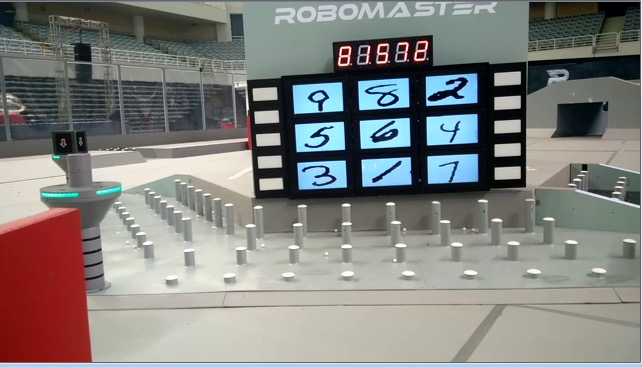
#> input picture test_im/wrong1.jpg, 642 x 367 px
$ python localize.py
#> lines starting #> are read from the running program, lines starting #| are printed output that depends on the picture; after the words box and inside, x2 and y2 are one past the last pixel; in counts of white or black regions, pixels touching at a corner belong together
#> in __init__, self.raw_im is the input picture: shape (367, 642, 3); mean B, G, R 125.7, 128.8, 129.3
### hand.py
import os, cv2, operator
import numpy as np
from mathtools import dist
from othertools import rand_name
from collections import namedtuple
from recognizer import Recognizer
from args import *


class HandRecognizer(Recognizer):
    def raw_im_process(self):
        self.im = cv2.cvtColor(self.raw_im, cv2.COLOR_BGR2GRAY)
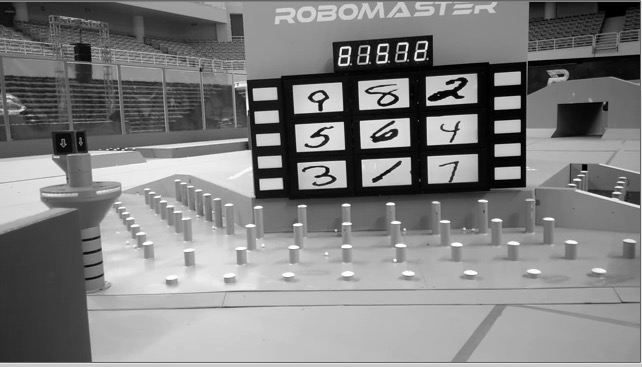
#> self.im: shape (367, 642); min 0, max 255, mean 128.6
        ret, self.im = cv2.threshold(self.im, 150, 255, cv2.THRESH_BINARY)  # 不够白的都变黑
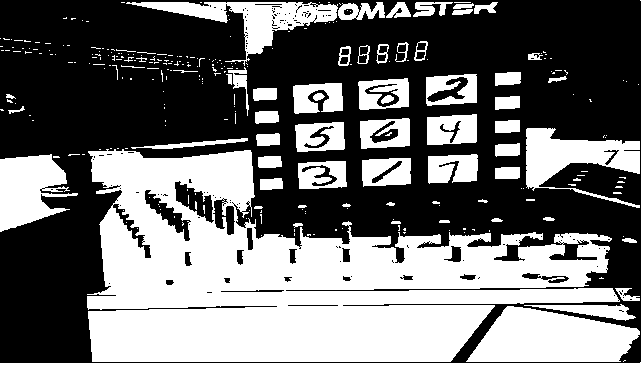
#> self.im: shape (367, 642); 43.7% white; 289 white regions (226 under 20 px)
#> in find_contours, `im, self.contours, hier = cv2.findContours( self.im, cv2.RETR_EXTERNAL..`: self.contours = 271 contours, 223 with area under 20; largest, box (x1, y1, x2, y2) and area: (87, 149, 620, 362) 64887, (466, 306, 640, 362) 6696, (526, 128, 640, 208) 3799, (126, 2, 338, 66) 3784, (0, 154, 78, 232) 3590
        # self._debug(self.im)

    def resume_order(self, arr, ykey, xkey):
        # 恢复现实顺序
        # 0 1 2
        # 3 4 5
        # 6 7 8
        arr.sort(key=ykey)  # 先按y轴排序
        temp = [sorted(arr[i:i + 3], key=xkey)
                for i in range(0, 9, 3)]  # 每三个一组按x轴排序
        return temp[0] + temp[1] + temp[2]

    def filter_contours(self):
        """
        筛选出九个矩形格子
        筛选条件：覆盖矩形不旋转过度，面积够大
        聚集、等大
        最终self.recs里面放的还是minAreaRect的结果
        """
        def legal(rec):
            (cx, cy), (w, h), angle = rec

            if w == 0 or h == 0:
                return False

            directions = (0, 90, 180, 270)

            for d in directions:
                if (abs(abs(angle) - d) < ROTATE_BOUND and d in (90, 270)):
                    w, h = h, w  # todo 一开始试图修改rec造成遗忘，   规定：尽量不要用下标
                    break

            # return abs(w / h - ASPECT_RATIO) < ASPECT_RATIO * PROPORTION
            return (any(abs(abs(angle) - d) < ROTATE_BOUND for d in directions) and
                    abs(w / h - ASPECT_RATIO) < ASPECT_RATIO * PROPORTION and
                    SUDOKU_WIDTH * LOW_THRESHOLD < w < SUDOKU_WIDTH * HIGH_THRESHOLD and
                    SUDOKU_HEIGHT * LOW_THRESHOLD < h < SUDOKU_HEIGHT * HIGH_THRESHOLD)


        self.recs = list(map(cv2.minAreaRect, self.contours))  # array([(cx, cy), (w, h), angle])
#> self.recs = 271 items

        self.recs = list(filter(legal, self.recs))  # 过滤过度旋转的矩形
#> self.recs = 9 items
        self.recs.sort(key=lambda it: it[1][0] * it[1][1], reverse=True)  # 过滤出面积前15大的矩形

        tmp = self.im.copy()
        for (cx, cy), (w, h), angle in self.recs:
            tmp = cv2.circle(tmp, (int(cx), int(cy)), 2, 100)
#> this loop made 9 passes
#> (cx, cy, w, h, angle) on passes 1 to 9: (451.1, 89.34, 51.71, 29.01, -3.58), (383.4, 93.69, 50.53, 28.76, -3.58), (451.5, 129.3, 50.44, 28.46, -2.86), (384.8, 133, 49.92, 28.07, -3.18), (317.6, 97.67, 48.92, 28.42, -3.37), (452.5, 168.4, 50.13, 27.15, -2.49), (319.6, 136.5, 48.43, 27.57, -3.18), (386.1, 171.5, 48.95, 26.79, -2.6), (321.8, 174.5, 47.74, 26.63, -2.49)
#> tmp: shape (367, 642); min 0, max 255, mean 111.3
        self._debug(tmp)

        self.recs = self.recs[:15]

        if len(self.recs) < 9:
            pass  # todo 异常处理

        # 聚集筛选
        dist_sums = []
        for i in range(len(self.recs)):
            dist_sums.append(sum(dist(self.recs[i][0], self.recs[j][0])
                                 for j in range(len(self.recs)) if i != j))
#> this loop made 9 passes
#> after the loop, dist_sums = [799.1, 608, 707.7, 517.1, 782, 782.6, 702.6, 605.9, 779.6]
        self.recs = [tp[0] for tp in sorted(zip(self.recs, dist_sums),
                                            key=lambda it: it[1])[:9]]


    # [84 lines left out: functions choose_target_perspective, find_target_recs, loop_process, init_knn, single_recognize, not called in this run]

    def crop_light_image(self):
        return self.light


# [4 lines that do not run on import are left out]

### recognizer.py
import cv2

class Recognizer:
    # [14 lines left out: function __init__, not called in this run]

    def raw_im_process(self):
        """原始图像预处理"""
        pass

    def find_contours(self):
        im, self.contours, hier = cv2.findContours(
            self.im, cv2.RETR_EXTERNAL, cv2.CHAIN_APPROX_SIMPLE)

    # [20 lines left out: functions find_target_recs, loop_process, single_recognize, not called in this run]

    def _debug(self, im):
        """调试函数，显示self.im"""
        cv2.imshow('dummy', im)
        cv2.waitKey(0)

### mathtools.py
import numpy as np
import math


def dist(p1, p2):
    """
    计算两点间距离
    :param p1, p2: 等长序列
    :return: 距离
    """
    vec = np.array(p1) - np.array(p2)
    return math.sqrt(vec.dot(vec))

### localize.py
import cv2
import numpy as np
from hand import HandRecognizer


class Localizer(HandRecognizer):
    def __init__(self, imname, already_read=False):
        self.raw_im = imname if already_read else cv2.imread(imname)
        self.im = None
        self.recs = None
        self.result = []  # result: 存放最终识别结果

        self.raw_im_process()
        self.find_contours()  # 找出所有轮廓
        self.filter_contours()
        self.cal_value()

    def cal_value(self):
        self.recs = self.resume_order(self.recs, ykey=lambda it: it[0][1], xkey=lambda it: it[0])
#> in resume_order, `temp = [sorted(arr[i:i + 3], key=xkey) for i in range(0, 9, 3)]`: temp = 3 items

        vch, vcw = map(int, map(lambda it: it // 2, self.raw_im.shape[:2]))  # vison center height/width
#> vch = 183; vcw = 321
        bcw, bch = map(int, self.recs[4][0])  # board center width/height
#> bcw = 384; bch = 133

        self.vision_center = (vch, vcw)
#> self.vision_center = (183, 321)
        self.board_center = (bch, bcw)
#> self.board_center = (133, 384)


    def get_move_value(self):
        """
        :return: (x偏移量, y偏移量)
        x: >0表示右移 <0左移
        y: >0表示上移 <0下移
        """

        vch, vcw = self.vision_center
#> vch = 183; vcw = 321
        bch, bcw = self.board_center
#> bch = 133; bcw = 384

        return bcw - vcw, vch - bch

if __name__ == '__main__':
    print(Localizer('test_im/wrong1.jpg').get_move_value())

$ run again, with test_im/wrong2.jpg copied over test_im/wrong1.jpg
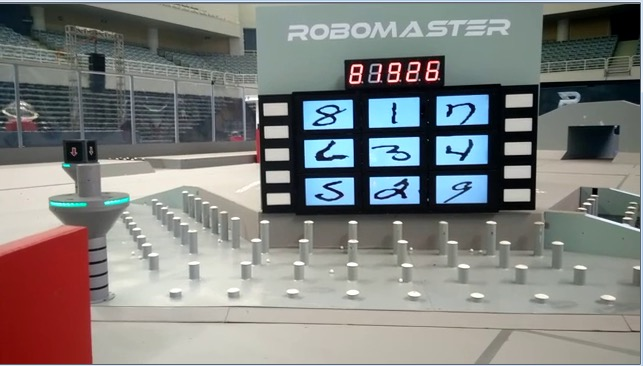
#> input picture test_im/wrong2.jpg, 643 x 366 px
#> in __init__, self.raw_im is the input picture: shape (366, 643, 3); mean B, G, R 125.9, 128.1, 127.5
#> in raw_im_process, `self.im = cv2.cvtColor(self.raw_im, cv2.COLOR_BGR2GRAY)`:
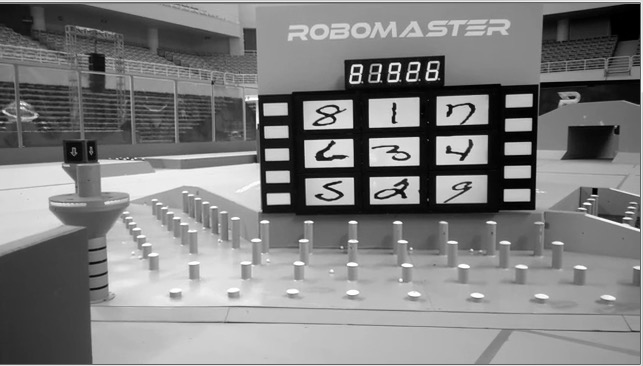
#> self.im: shape (366, 643); min 0, max 255, mean 127.7
#> in raw_im_process, `ret, self.im = cv2.threshold(self.im, 150, 255, cv2.THRESH_BINARY)`:
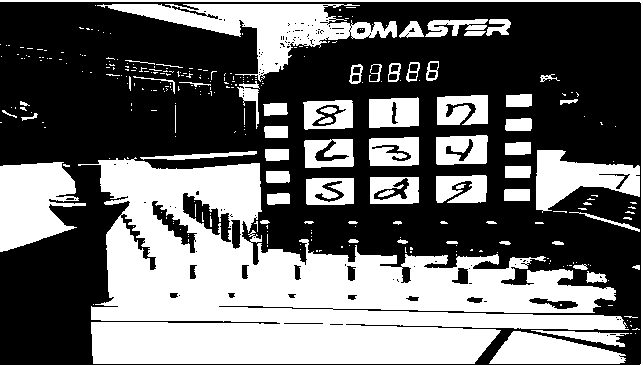
#> self.im: shape (366, 643); 41.7% white; 307 white regions (241 under 20 px)
#> self.contours = 287 contours, 236 with area under 20; largest, box (x1, y1, x2, y2) and area: (78, 157, 629, 364) 59414, (97, 4, 397, 82) 7095, (0, 162, 86, 252) 5008, (536, 150, 640, 213) 3416, (489, 331, 626, 364) 2754
#> in filter_contours, `self.recs = list(map(cv2.minAreaRect, self.contours))`: self.recs = 287 items
#> in filter_contours, `self.recs = list(filter(legal, self.recs))`: self.recs = 9 items
#> the loop in filter_contours, `for (cx, cy), (w, h), angle in self.recs:` made 9 passes
#> (cx, cy, w, h, angle) on passes 1 to 8: (461.5, 149.6, 51.82, 28.27, -1.79), (462, 109.5, 29, 50, -90), (393.5, 112.2, 49.94, 28.72, -1.91), (327.8, 114.3, 49.04, 28.23, -1.55), (393.5, 151, 28, 49, -90), (461, 188.5, 27, 50, -90), (328.5, 152.9, 48.63, 27.67, -1.79), (394, 190, 26, 48, -90)
#> the loop in filter_contours, `for i in range(len(self.recs)):` made 9 passes
#> after the loop in filter_contours, `for i in range(len(self.recs)):`: dist_sums = [712.9, 803.3, 608.7, 781.7, 518.9, 785.2, 704.1, 608.2, 781.8]
#> temp = 3 items
#> in cal_value, `bcw, bch = map(int, self.recs[4][0])`: bcw = 393; bch = 150
#> self.board_center = (150, 393)
#> in get_move_value, `bch, bcw = self.board_center`: bch = 150; bcw = 393
